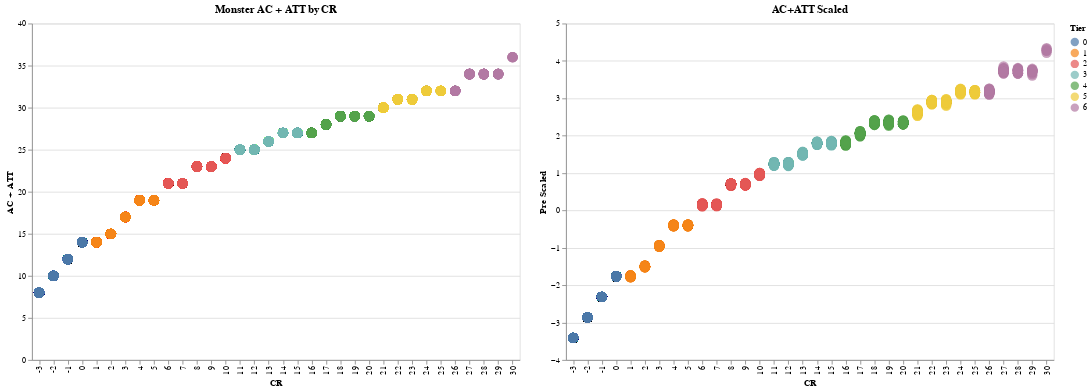

The notebook cell this image was saved under:
### Code cell
ac_att_blur = alt.Chart(
    subset_monsters, 
    title="AC+ATT Scaled"
).mark_circle(size=150).encode(
    x='CR:O',
    y='Pre Scaled:Q',
    color='Tier:N',
    tooltip=list(monsters.columns),
).properties(width=580, height=400)
ac_att.save("ac_att.html")
ac_att | ac_att_blur

### Figure 1 — Vega-Lite specification as saved in the notebook (floating-point values rounded to 4 significant figures; data arrays with more than 128 entries replaced by an {"elided": "..."} marker saying what was removed)
{"config": {"view": {"continuousWidth": 400, "continuousHeight": 300}}, "hconcat": [{"mark": {"type": "circle", "size": 150}, "encoding": {"color": {"type": "nominal", "field": "Tier"}, "tooltip": [{"type": "nominal", "field": "Monster Name"}, {"type": "quantitative", "field": "CR"}, {"type": "quantitative", "field": "AC"}, {"type": "quantitative", "field": "HP"}, {"type": "quantitative", "field": "ATT"}, {"type": "quantitative", "field": "DAM"}, {"type": "quantitative", "field": "Tier"}], "x": {"type": "ordinal", "field": "CR"}, "y": {"type": "quantitative", "field": "AC + ATT"}}, "height": 400, "title": "Monster AC + ATT by CR", "width": 580}, {"mark": {"type": "circle", "size": 150}, "encoding": {"color": {"type": "nominal", "field": "Tier"}, "tooltip": [{"type": "nominal", "field": "Monster Name"}, {"type": "quantitative", "field": "CR"}, {"type": "quantitative", "field": "AC"}, {"type": "quantitative", "field": "HP"}, {"type": "quantitative", "field": "ATT"}, {"type": "quantitative", "field": "DAM"}, {"type": "quantitative", "field": "Tier"}], "x": {"type": "ordinal", "field": "CR"}, "y": {"type": "quantitative", "field": "Pre Scaled"}}, "height": 400, "title": "AC+ATT Scaled", "width": 580}], "data": {"name": "data-b9675121ca58f7771f56df612de13bae"}, "$schema": "https://vega.github.io/schema/vega-lite/v4.0.2.json", "datasets": {"data-b9675121ca58f7771f56df612de13bae": {"elided": "5000 records"}}}
